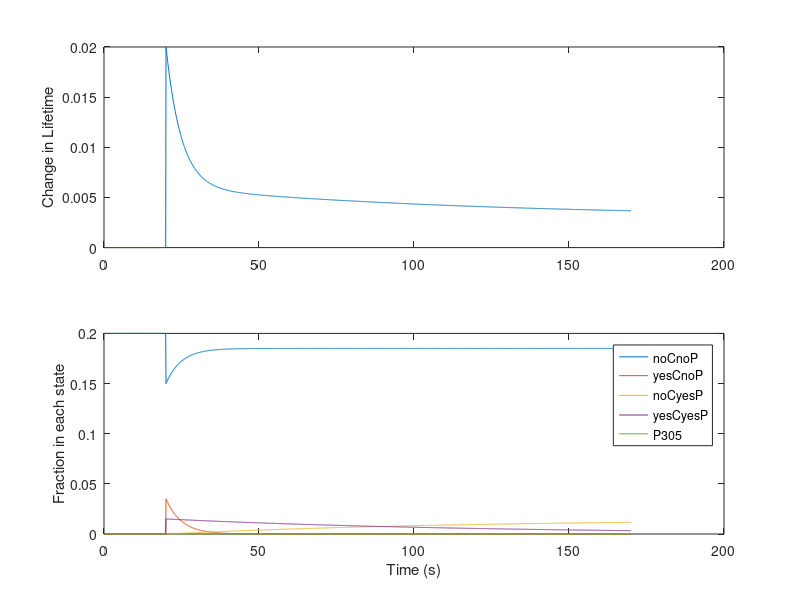

Source code (MATLAB):
% simulation of camkii states and emission lifetime
% Honi Sanders 8/2014

% initial values of fraction of camkii in each state
noCnoP = 0.2;
yesCnoP = 0;
noCyesP = 0;
yesCyesP = 0;
P305 = 0;

% parameters
tau1 = 5;   % time constant of calcium unbinding from unphosphorylated (sec)
tau2 = 100;  % time constant of calcium unbinding from phosphorylated (sec)
k = 0.3;    % fraction of calcium bound camkii that autophosphorylates
beta = 0.25; % fraction of unbound camkii that binds calcium on stim


%%

dt = 0.1;     % time step in seconds
tmax = 170; % end of experiment in seconds
ts = dt:dt:tmax;
t_stim = 20;

F = nan(length(ts),5);  % fraction in each state (columns) at each time step (rows)
F_initial = [noCnoP, yesCnoP, noCyesP, yesCyesP, P305];  % fraction in each state at beginning
F(1,:) = F_initial;
% F(1,:) = F(1,:)/sum(F(1,:)); %normalize

  
L = [1.7; 2.1; 1.9; 2.1; 1.7];   % Lifetime of u, c1, 2, c2, 3



stim_mat = [1-beta,     0, 0,      0, 0;
            (1-k)*beta, 0, 0,      0, 0;
            0,          0, 1-beta, 0, 0;
            k*beta,     0, beta,   0, 0;
            0,          0, 0,      0, 1]';  % how state occupancy changes upon stim


for i = 2:length(ts)
    if i == floor(t_stim/dt) % time for stim
        F(i,:) = F(i-1,:)*stim_mat;
    else
        dF = [F(i-1,2)/tau1, -F(i-1,2)/tau1, F(i-1,4)/tau2, -F(i-1,4)/tau2, 0];
        F(i,:) = F(i-1,:) + dF*dt;
    end
end

lifetime = F*L;
lifetime = lifetime - min(lifetime);


figure(2)
subplot(2,1,1)  % top plot
plot(ts, lifetime)
hold on    % uncomment to keep graphs
%ylim([0 0.4])   % limits of y axis on top graph
ylabel('Change in Lifetime')


subplot(2,1,2)  % bottom plot
plot(ts,F)
%hold on    % uncomment to keep graphs
xlabel('Time (s)')
ylabel('Fraction in each state')
legend('noCnoP', 'yesCnoP', 'noCyesP', 'yesCyesP','P305')

% type "clf" into main matlab window to clear the graph
